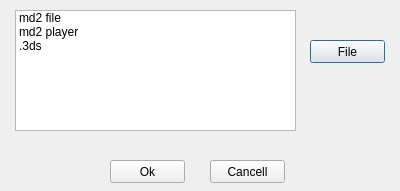
<?xml version="1.0" encoding="UTF-8"?>
<ui version="4.0">
 <class>importobject</class>
 <widget class="QDialog" name="importobject">
  <property name="geometry">
   <rect>
    <x>0</x>
    <y>0</y>
    <width>400</width>
    <height>191</height>
   </rect>
  </property>
  <property name="windowTitle">
   <string>Import object</string>
  </property>
  <property name="windowIcon">
   <iconset resource="../resources/mainresource.qrc">
    <normaloff>:/mainres/images/main2.png</normaloff>:/mainres/images/main2.png</iconset>
  </property>
  <widget class="QListWidget" name="listWidget">
   <property name="geometry">
    <rect>
     <x>15</x>
     <y>10</y>
     <width>281</width>
     <height>121</height>
    </rect>
   </property>
   <item>
    <property name="text">
     <string>md2 file</string>
    </property>
    <property name="icon">
     <iconset resource="../resources/mainresource.qrc">
      <normaloff>:/mainres/images/oquake.png</normaloff>:/mainres/images/oquake.png</iconset>
    </property>
   </item>
   <item>
    <property name="text">
     <string>md2 player</string>
    </property>
    <property name="icon">
     <iconset resource="../resources/mainresource.qrc">
      <normaloff>:/mainres/images/oquake.png</normaloff>:/mainres/images/oquake.png</iconset>
    </property>
   </item>
   <item>
    <property name="text">
     <string>.3ds</string>
    </property>
    <property name="icon">
     <iconset resource="../resources/mainresource.qrc">
      <normaloff>:/mainres/images/3ds.png</normaloff>:/mainres/images/3ds.png</iconset>
    </property>
   </item>
  </widget>
  <widget class="QPushButton" name="pushButton">
   <property name="geometry">
    <rect>
     <x>310</x>
     <y>40</y>
     <width>75</width>
     <height>23</height>
    </rect>
   </property>
   <property name="text">
    <string>File</string>
   </property>
  </widget>
  <widget class="QPushButton" name="pb_ok">
   <property name="geometry">
    <rect>
     <x>110</x>
     <y>160</y>
     <width>75</width>
     <height>23</height>
    </rect>
   </property>
   <property name="text">
    <string>Ok</string>
   </property>
  </widget>
  <widget class="QPushButton" name="pb_exit">
   <property name="geometry">
    <rect>
     <x>210</x>
     <y>160</y>
     <width>75</width>
     <height>23</height>
    </rect>
   </property>
   <property name="text">
    <string>Cancell</string>
   </property>
  </widget>
 </widget>
 <resources>
  <include location="../resources/mainresource.qrc"/>
 </resources>
 <connections/>
</ui>
